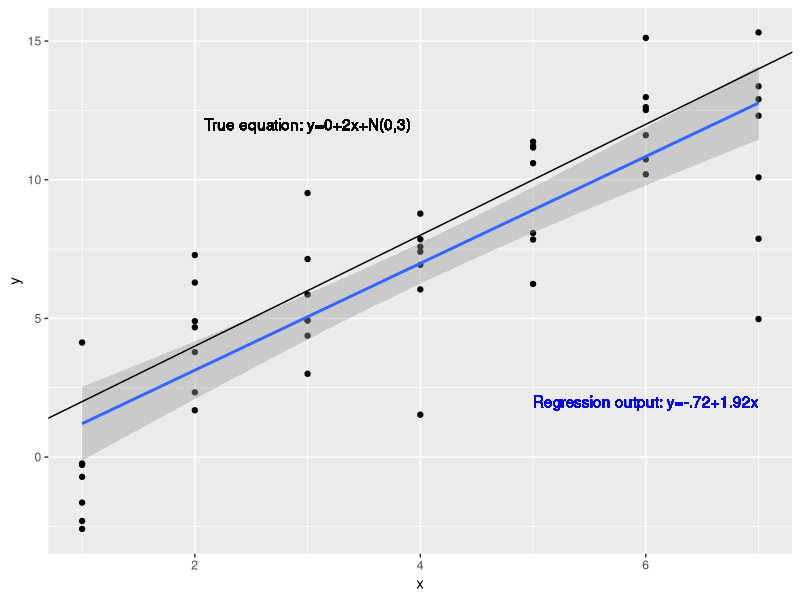
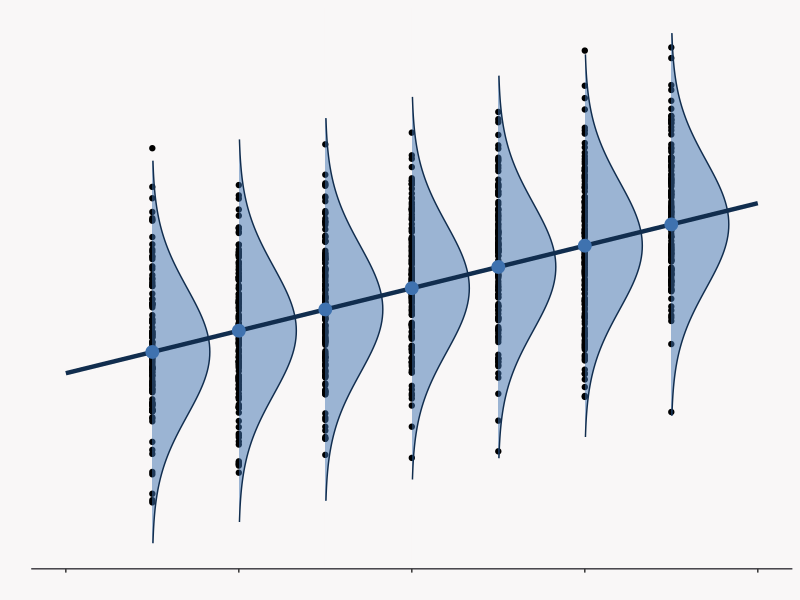
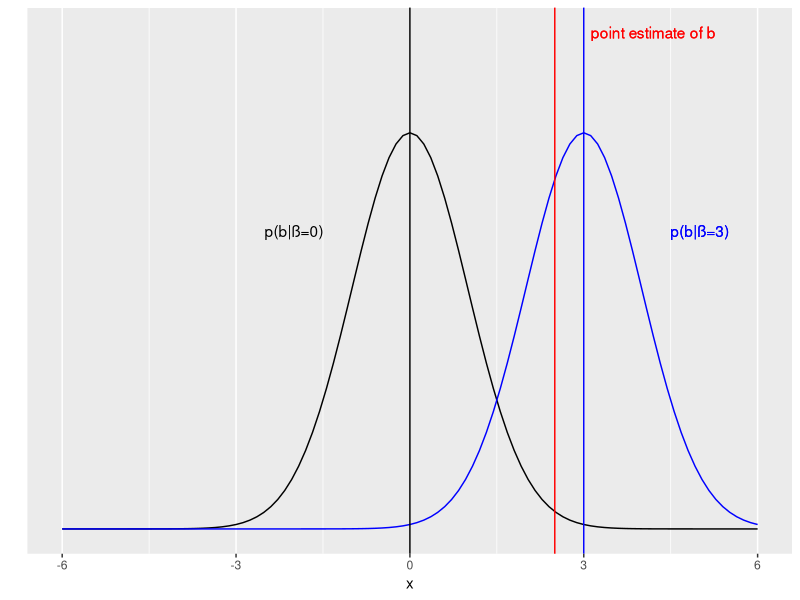

Recreate these plots in R, in order.
## ---- chunk 1

library(ggplot2)
library(tidyverse)

set.seed(4352)

x = rep(seq(1:7),7)
y = 2*x + 3*rnorm(49,0,1)
data = as_tibble(cbind(x,y))


data[1:10,]

## ---- chunk 2

coef(summary(lm(y~x)))
        
## ---- chunk 3
ggplot(data,aes(x,y))+geom_point()+geom_smooth(method='lm',se=T)+geom_text(x=6,y=2,label = "Regression output: y=-.72+1.92x",color="blue")+
  geom_text(x=3,y=12,label = "True equation: y=0+2x+N(0,3)") + 
  geom_abline(aes(intercept = 0, slope = 2))

## ---- chunk 4

paste("cov(x,y)", cov(x,y))
paste("var(x)", var(x))
paste("beta-hat", cov(x,y)/var(x))

## ---- chunk 5



#' scaled_dnorm
#' 
#' 
scaled_dnorm <- function(x, mean = 0, sd = 1, scale) dnorm(x, mean, sd) * scale

#' geom_norm_density
#' 
#' 
geom_norm_density <- function(mean, sd, fun, args, y_offset, color, fill,
                              alpha, scale) {
  ggplot2::geom_area(
    stat = "function",
    fun = fun,
    args = list(mean = mean, sd = sd, scale = scale),
    xlim = c(mean - 3 * sd, mean + 3 * sd),
    position = ggplot2::position_nudge(y = y_offset),
    color = color,
    fill = fill,
    alpha = alpha
  )
}

plot_alpha <- .50
plot_fill <- "#3F72AF"
plot_color <- "#112D4E"
plot_xlim <- c(-18, 18)

n <- 1000
x <- sample(1:7, n, replace = TRUE)
b <- 1
var_xb <- var(x*b)
std_error <- 9
y <- 2 + b*x  + rnorm(n, sd = sqrt(std_error))

data <- 
  tibble::tibble(
    x = x,
    y = y
  ) |>
  dplyr::mutate(
    y_cond_mean = 2 + x
  )

ggplot2::ggplot(
  data = data,
  ggplot2::aes(x = y, y = x)
) + 
  ggplot2::geom_point() + 
  geom_norm_density(
    mean = 3,
    sd = sqrt(9),
    scale = 5,
    fun = scaled_dnorm,
    y_offset = 1,
    color = plot_color,
    fill = plot_fill,
    alpha = plot_alpha
  ) +
  geom_norm_density(
    mean = 4,
    sd = sqrt(9),
    scale = 5,
    fun = scaled_dnorm,
    y_offset = 2,
    color = plot_color,
    fill = plot_fill,
    alpha = plot_alpha
  ) +
  geom_norm_density(
    mean = 5,
    sd = sqrt(9),
    scale = 5,
    fun = scaled_dnorm,
    y_offset = 3,
    color = plot_color,
    fill = plot_fill,
    alpha = plot_alpha
  ) +
  geom_norm_density(
    mean = 6,
    sd = sqrt(9),
    scale = 5,
    fun = scaled_dnorm,
    y_offset = 4,
    color = plot_color,
    fill = plot_fill,
    alpha = plot_alpha
  ) +
  geom_norm_density(
    mean = 7,
    sd = sqrt(9),
    scale = 5,
    fun = scaled_dnorm,
    y_offset = 5,
    color = plot_color,
    fill = plot_fill,
    alpha = plot_alpha
  ) +
  geom_norm_density(
    mean = 8,
    sd = sqrt(9),
    scale = 5,
    fun = scaled_dnorm,
    y_offset = 6,
    color = plot_color,
    fill = plot_fill,
    alpha = plot_alpha
  ) +
  geom_norm_density(
    mean = 9,
    sd = sqrt(9),
    scale = 5,
    fun = scaled_dnorm,
    y_offset = 7,
    color = plot_color,
    fill = plot_fill,
    alpha = plot_alpha
  ) +
  ggplot2::coord_flip() + 
  ggplot2::geom_line(
    data = data.frame(x = 0:8, y = 2 + 0:8),
    color = plot_color,
    lwd = 1.5
  ) + 
  ggplot2::geom_point(
    data = data.frame(x = 1:7, y = 2 + 1:7),
    size = 4,
    shape = "circle",
    group = 1,
    color = plot_fill,
    fill = plot_color
  ) +
  ggplot2::theme(
    plot.background = element_rect(fill = "#F9F7F7", colour = "#F9F7F7"),
    panel.background = element_rect(fill = "#F9F7F7"),
    axis.line.x = element_line(colour = "#3D3C42"),
    axis.line.y = ggplot2::element_blank(),
    panel.grid.minor = element_line(colour = "#F9F7F7"),
    panel.grid.major = element_line(colour = "#F9F7F7"),
    axis.ticks.y = ggplot2::element_line(linewidth = 0),
    axis.text.y = ggplot2::element_blank(),
    axis.text.x = ggplot2::element_blank()
  ) + 
  ggplot2::labs(
    x = "",
    y = ""
  )


## ---- chunk 6

library(ggplot2)

p1 <- ggplot(data = data.frame(x = c(-6, 6)), aes(x)) +
  stat_function(fun = dnorm, n = 101, args = list(mean = 0, sd = 1)) + ylab("") +
  stat_function(fun = dnorm, n = 101, color="blue", args = list(mean = 3, sd = 1)) + ylab("") + scale_y_continuous(breaks = NULL) +
    geom_vline(xintercept=0) +
      geom_vline(xintercept=3, color="blue") +
  geom_text(aes(x = -2, y = .3, label = "p(b|ß=0)"), stat = "unique") +
  geom_text(aes(x = 5, y = .3, label = "p(b|ß=3)"), color="blue") +
  geom_vline(xintercept=2.5, color="red") +
  geom_text(aes(x = 4.2, y = .5, label = "point estimate of b"), color="red")


  p1



